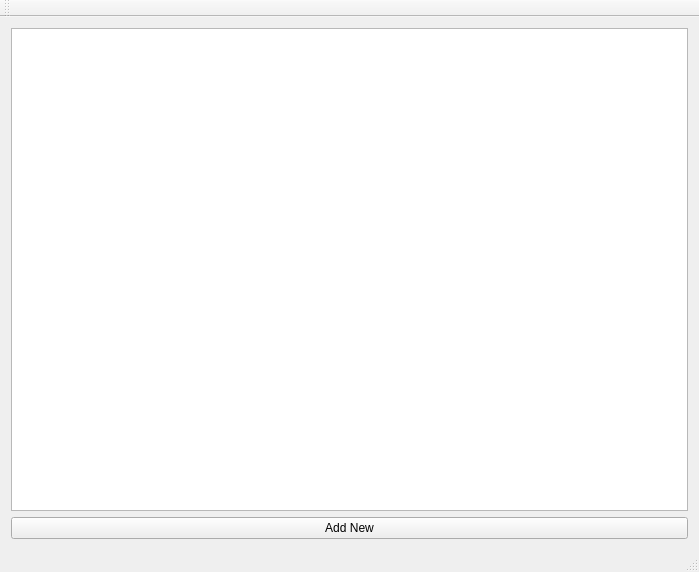
<?xml version="1.0" encoding="UTF-8"?>
<ui version="4.0">
 <class>MainApp</class>
 <widget class="QMainWindow" name="MainApp">
  <property name="geometry">
   <rect>
    <x>0</x>
    <y>0</y>
    <width>699</width>
    <height>572</height>
   </rect>
  </property>
  <property name="windowTitle">
   <string>MainApp</string>
  </property>
  <widget class="QWidget" name="centralWidget">
   <layout class="QGridLayout" name="gridLayout">
    <item row="1" column="0">
     <widget class="QPushButton" name="btnAddNew">
      <property name="text">
       <string>Add New</string>
      </property>
     </widget>
    </item>
    <item row="0" column="0">
     <widget class="QScrollArea" name="scrollAreaWidgetContents_2">
      <property name="frameShape">
       <enum>QFrame::StyledPanel</enum>
      </property>
      <property name="widgetResizable">
       <bool>true</bool>
      </property>
      <widget class="QWidget" name="scrollAreaWidgetContents">
       <property name="geometry">
        <rect>
         <x>0</x>
         <y>0</y>
         <width>679</width>
         <height>470</height>
        </rect>
       </property>
       <property name="styleSheet">
        <string notr="true">background-color: rgb(255, 255, 255);</string>
       </property>
       <layout class="QGridLayout" name="gridLayout_2"/>
      </widget>
     </widget>
    </item>
   </layout>
  </widget>
  <widget class="QMenuBar" name="menuBar">
   <property name="geometry">
    <rect>
     <x>0</x>
     <y>0</y>
     <width>699</width>
     <height>21</height>
    </rect>
   </property>
  </widget>
  <widget class="QToolBar" name="mainToolBar">
   <attribute name="toolBarArea">
    <enum>TopToolBarArea</enum>
   </attribute>
   <attribute name="toolBarBreak">
    <bool>false</bool>
   </attribute>
  </widget>
  <widget class="QStatusBar" name="statusBar"/>
 </widget>
 <layoutdefault spacing="6" margin="11"/>
 <resources/>
 <connections/>
</ui>
